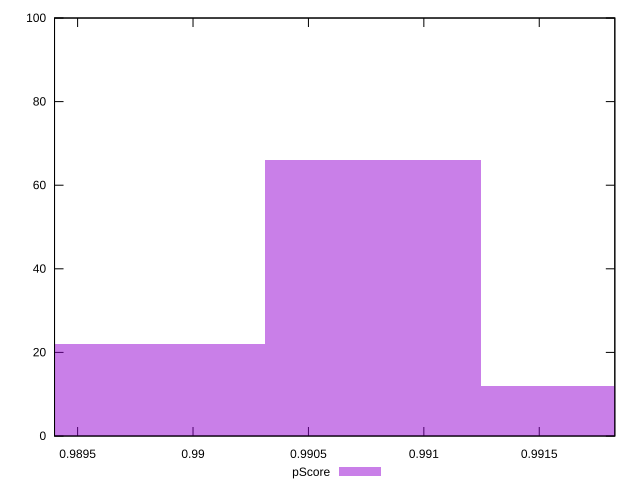

Write the gnuplot code that produced this figure.
reset

$pScore <<EOF
0.9898453439803353 22
0.990779160342581 66
0.9917129767048265 12
EOF

set key outside below
set boxwidth 0.0009338163622455994
set xrange [0.989399991486851:0.9918273874052856]
set yrange [0:100]
set trange [0:100]
set style fill transparent solid 0.5 noborder
set terminal svg size 640, 490 enhanced background rgb 'white'
set output "reports/report_00030_2021-02-24T20-42-31.540Z/largest-contentful-paint/samples/agenda/pScore/histogram.svg"

plot $pScore title "pScore" with boxes

reset
